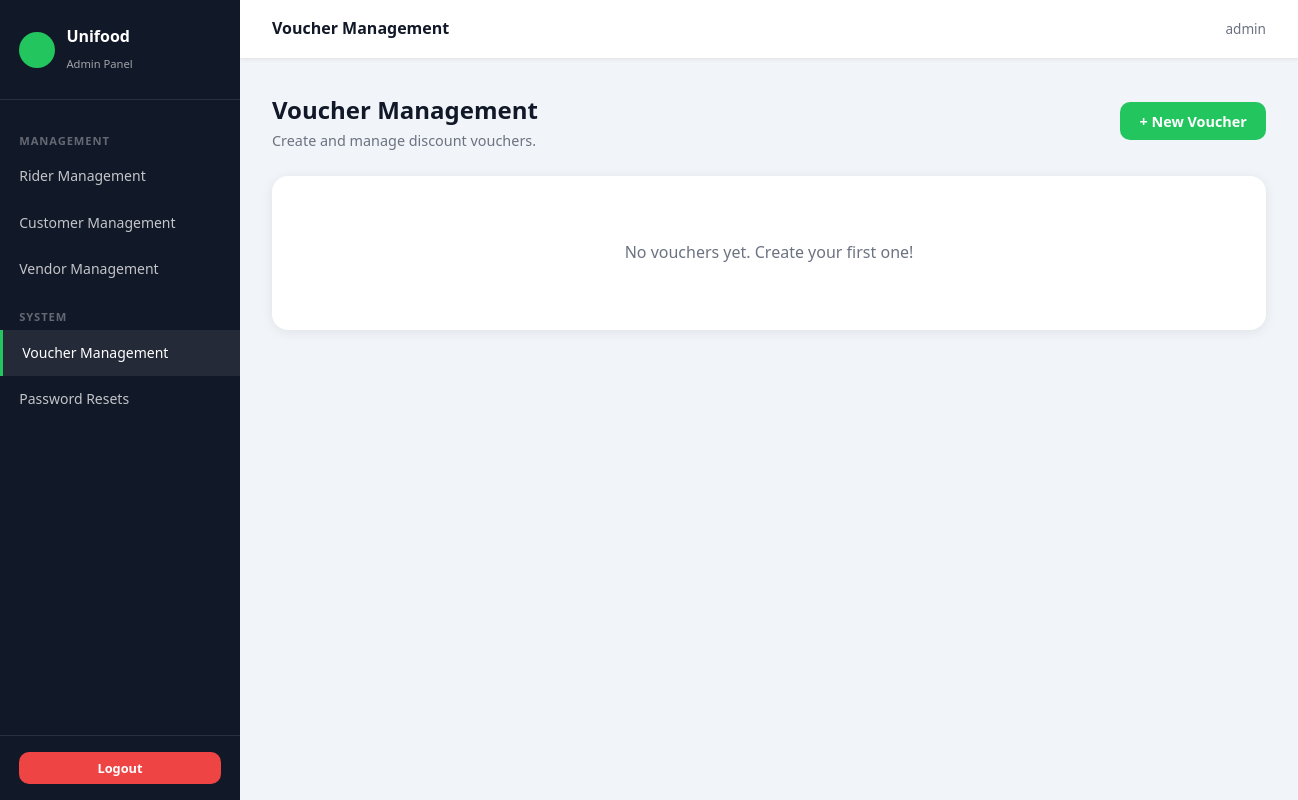
The page /admin/vouchers (signed in) on the database as committed earlier.
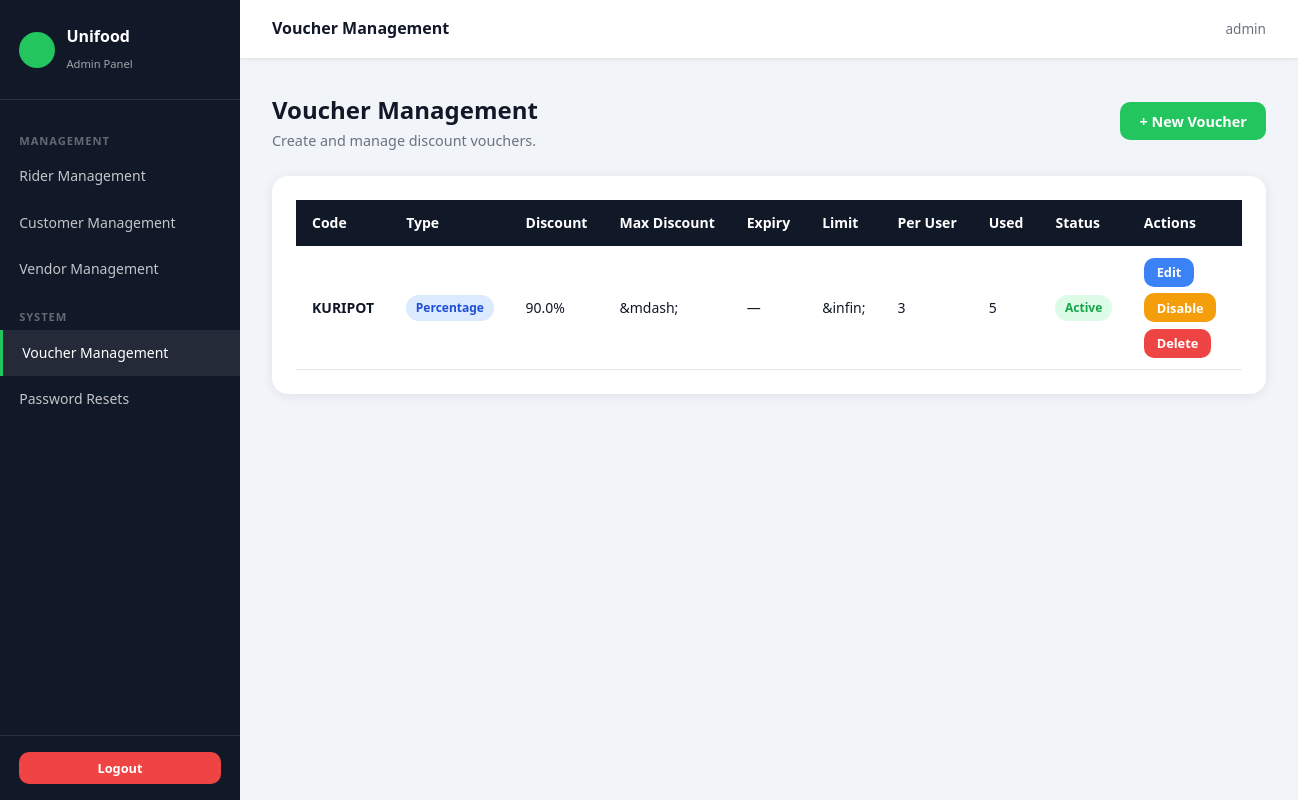
The same page on the database as committed later.
### models.py (models this page shows)
class Voucher(db.Model):
    __tablename__ = 'vouchers'
    id = db.Column(db.Integer, primary_key=True)
    code = db.Column(db.String(50), unique=True, nullable=False)
    discount_value = db.Column(db.Float, nullable=False)
    max_discount = db.Column(db.Float)
    discount_type = db.Column(db.String(20), default='percentage')
    expiration_date = db.Column(db.DateTime)
    global_usage_limit = db.Column(db.Integer)
    per_user_limit = db.Column(db.Integer, default=1)
    is_active = db.Column(db.Boolean, default=True)
    created_at = db.Column(db.DateTime, default=datetime.utcnow)
    usages = db.relationship('VoucherUsage', backref='voucher', lazy=True)

### routes/admin.py (the view)
@admin_bp.route('/vouchers')
@admin_required
def vouchers():
    vouchers_list = Voucher.query.order_by(Voucher.created_at.desc()).all()
    return render_template('admin/vouchers.html', vouchers=vouchers_list, now=datetime.utcnow())

### routes/admin.py (called while the page is built)
def admin_required(f):
    @wraps(f)
    def decorated(*args, **kwargs):
        if 'admin_id' not in session:
            flash('Please log in as admin.', 'error')
            return redirect(url_for('admin.login'))
        return f(*args, **kwargs)
    return decorated

### templates/admin/vouchers.html (shortened to what this page needs)
{% extends 'admin/base.html' %}
{% block page_title %}Voucher Management{% endblock %}
{% block content %}
<div class="page-header flex-between">
  <div>
    <h2>Voucher Management</h2>
    <p>Create and manage discount vouchers.</p>
  </div>
  <button class="btn btn-primary" onclick="openVoucherModal()">+ New Voucher</button>
</div>
<div class="card">
  {% if vouchers %}
  <div class="table-wrap">
    <table>
      <thead>
        <tr>
          <th>Code</th><th>Type</th><th>Discount</th><th>Max Discount</th>
          <th>Expiry</th><th>Limit</th><th>Per User</th><th>Used</th><th>Status</th><th>Actions</th>
        </tr>
      </thead>
      <tbody>
        {% for v in vouchers %}
        {% set is_expired = v.expiration_date and v.expiration_date < now %}
        <tr>
          <td><strong>{{ v.code }}</strong></td>
          <td><span class="badge badge-info">{{ 'Percentage' if v.discount_type == 'percentage' else 'Fixed' }}</span></td>
          <td>{% if v.discount_type == 'percentage' %}{{ v.discount_value }}%{% else %}&#8369;{{ '%.2f'|format(v.discount_value) }}{% endif %}</td>
          <td>{{ '&#8369;%.2f'|format(v.max_discount) if v.max_discount else '&mdash;' }}</td>
          <td>
            {% if v.expiration_date %}
            <span class="{{ 'text-danger' if is_expired else '' }}">
              {{ v.expiration_date.strftime('%b %d, %Y') }}{% if is_expired %} (Expired){% endif %}
            </span>
            {% else %}&mdash;{% endif %}
          </td>
          <td>{{ v.global_usage_limit or '&infin;' }}</td>
          <td>{{ v.per_user_limit or 1 }}</td>
          <td>{{ v.usages|length }}</td>
          <td>
            <span class="badge {% if v.is_active and not is_expired %}badge-success{% else %}badge-danger{% endif %}">
              {% if is_expired %}Expired{% elif v.is_active %}Active{% else %}Disabled{% endif %}
            </span>
          </td>
          <td>
            <div class="actions">
              <button class="btn btn-info btn-sm"
                onclick="openEditModal(
                  {{ v.id }},
                  '{{ v.code }}',
                  '{{ v.discount_type }}',
                  {{ v.discount_value }},
                  {{ v.max_discount or 'null' }},
                  '{{ v.expiration_date.strftime("%Y-%m-%d") if v.expiration_date else "" }}',
                  {{ v.global_usage_limit or 'null' }},
                  {{ v.per_user_limit or 1 }}
                )">Edit</button>
              <form method="POST" action="{{ url_for('admin.voucher_disable', voucher_id=v.id) }}">
                <button class="btn btn-warning btn-sm">{{ 'Disable' if v.is_active else 'Enable' }}</button>
              </form>
              <form method="POST" action="{{ url_for('admin.voucher_delete', voucher_id=v.id) }}"
                    onsubmit="return confirm('Delete this voucher?')">
                <button class="btn btn-danger btn-sm">Delete</button>
              </form>
            </div>
          </td>
        </tr>
        {% endfor %}
      </tbody>
    </table>
  </div>
  {% else %}
  <p class="text-center text-gray" style="padding:2.5rem;">No vouchers yet. Create your first one!</p>
  {% endif %}
</div>
{% endblock %}

### templates/admin/base.html (shortened to what this page needs)
<!DOCTYPE html>
<html lang="en">
<head>
<link rel="stylesheet" href="{{ url_for('static', filename='css/main.css') }}">
</head>
<body>
<div class="admin-layout">  <aside class="sidebar"> <div class="sidebar-logo"> <div class="logo-dot"></div> <span>Unifood<br><small style="font-weight:400;font-size:.7rem;opacity:.6">Admin Panel</small></span> </div> <nav class="sidebar-nav"> <div class="nav-section">Management</div> <a href="{{ url_for('admin.riders') }}" class="{% if 'rider' in request.endpoint %}active{% endif %}"> Rider Management </a> <a href="{{ url_for('admin.customers') }}" class="{% if 'customer' in request.endpoint %}active{% endif %}"> Customer Management </a> <a href="{{ url_for('admin.vendors') }}" class="{% if 'vendor' in request.endpoint %}active{% endif %}"> Vendor Management </a> <div class="nav-section">System</div> <a href="{{ url_for('admin.vouchers') }}" class="{% if 'voucher' in request.endpoint %}active{% endif %}"> Voucher Management </a> <a href="{{ url_for('admin.password_resets') }}" class="{% if 'reset' in request.endpoint %}active{% endif %}"> Password Resets
        {% set pending_count = pending_resets_count if pending_resets_count is defined else 0 %} </a> </nav> <div class="sidebar-footer"> <a href="{{ url_for('admin.logout') }}" class="btn btn-danger btn-sm btn-full"> Logout</a> </div> </aside>  <div class="admin-main"> <header class="admin-topbar"> <div> <strong>{% block page_title %}Dashboard{% endblock %}</strong> </div> <div style="display:flex;align-items:center;gap:.8rem;"> <span style="font-size:.85rem;color:#6b7280;"> {{ session.get('admin_username','Admin') }}</span> </div> </header>   <main class="admin-content"> {% block content %}{% endblock %} </main> </div>
</div>
</body>
</html>

### static/css/main.css (style rules this page uses)
:root { --green: #22c55e; --green-light: #4ade80; --green-pale: #dcfce7; --green-dark: #16a34a; --black: #111827; --gray-dark: #374151; --gray: #6b7280; --gray-light: #e5e7eb; --gray-pale: #f9fafb; --white: #ffffff; --danger: #ef4444; --warning: #f59e0b; --info: #3b82f6; --shadow: 0 2px 12px rgba(0,0,0,.08); --shadow-lg: 0 8px 30px rgba(0,0,0,.12); --radius: 10px; --radius-lg: 16px; }
*, *::before, *::after { box-sizing: border-box; margin: 0; padding: 0; }
html { font-size: 16px; scroll-behavior: smooth; }
body { font-family: 'Segoe UI', system-ui, -apple-system, sans-serif; background: var(--gray-pale); color: var(--black); line-height: 1.6; min-height: 100vh; }
a { color: var(--green-dark); text-decoration: none; }
input, select, textarea, button { font-family: inherit; }
h2 { font-size: 1.5rem; font-weight: 700; }
p { color: var(--gray-dark); }
.btn { display: inline-flex; align-items: center; gap: .4rem; padding: .6rem 1.2rem; border: none; border-radius: var(--radius); font-size: .9rem; font-weight: 600; cursor: pointer; transition: all .2s; white-space: nowrap; }
.btn-primary { background: var(--green); color: var(--white); }
.btn-danger { background: var(--danger); color: var(--white); }
.btn-warning { background: var(--warning); color: var(--white); }
.btn-info { background: var(--info); color: var(--white); }
.btn-sm { padding: .35rem .8rem; font-size: .8rem; }
.btn-full { width: 100%; justify-content: center; }
.card { background: var(--white); border-radius: var(--radius-lg); box-shadow: var(--shadow); padding: 1.5rem; margin-bottom: 1.5rem; }
.badge { display: inline-block; padding: .2rem .6rem; border-radius: 999px; font-size: .75rem; font-weight: 600; text-transform: capitalize; }
.badge-success { background: var(--green-pale); color: var(--green-dark); }
.badge-info { background: #dbeafe; color: #1d4ed8; }
.table-wrap { overflow-x: auto; }
table { width: 100%; border-collapse: collapse; font-size: .875rem; }
thead th { background: var(--black); color: var(--white); padding: .75rem 1rem; text-align: left; font-weight: 600; white-space: nowrap; }
tbody tr { border-bottom: 1px solid var(--gray-light); transition: background .15s; }
tbody td { padding: .7rem 1rem; vertical-align: middle; }
.actions { display: flex; gap: .4rem; flex-wrap: wrap; }
.admin-layout { display: flex; min-height: 100vh; }
.sidebar { width: 240px; background: var(--black); color: var(--white); display: flex; flex-direction: column; flex-shrink: 0; position: fixed; top: 0; left: 0; height: 100vh; overflow-y: auto; z-index: 100; }
.sidebar-logo { padding: 1.5rem 1.2rem; border-bottom: 1px solid rgba(255,255,255,.1); display: flex; align-items: center; gap: .7rem; }
.sidebar-logo .logo-dot { width: 36px; height: 36px; border-radius: 50%; background: var(--green); display: flex; align-items: center; justify-content: center; font-size: 1.1rem; flex-shrink: 0; }
.sidebar-logo span { font-size: 1rem; font-weight: 700; }
.sidebar-nav { flex: 1; padding: 1rem 0; }
.sidebar-nav a { display: flex; align-items: center; gap: .7rem; padding: .75rem 1.2rem; color: rgba(255,255,255,.75); font-size: .875rem; font-weight: 500; transition: all .2s; }
.sidebar-nav a:hover, .sidebar-nav a.active { background: rgba(255,255,255,.08); color: var(--white); border-left: 3px solid var(--green); text-decoration: none; }
.sidebar-nav .nav-section { padding: .5rem 1.2rem .2rem; font-size: .7rem; font-weight: 700; color: rgba(255,255,255,.35); text-transform: uppercase; letter-spacing: .08em; margin-top: .5rem; }
.sidebar-footer { padding: 1rem 1.2rem; border-top: 1px solid rgba(255,255,255,.1); }
.admin-main { margin-left: 240px; flex: 1; display: flex; flex-direction: column; }
.admin-topbar { background: var(--white); padding: 1rem 2rem; border-bottom: 1px solid var(--gray-light); display: flex; align-items: center; justify-content: space-between; position: sticky; top: 0; z-index: 99; box-shadow: 0 1px 4px rgba(0,0,0,.06); }
.admin-content { padding: 2rem; flex: 1; }
.page-header { margin-bottom: 1.5rem; }
.page-header h2 { color: var(--black); }
.page-header p { color: var(--gray); font-size: .9rem; }
.flex-between { display: flex; justify-content: space-between; align-items: center; }

### templates/admin/base.html (style rules this page uses)
body { background: #f1f5f9; }

Rows that differ between the two databases and show on the page:
added Voucher: code "KURIPOT", discount_type "Percentage", discount_value "90.0", max_discount "&mdash;", global_usage_limit "&infin;", per_user_limit "3", usages|length "5", shows "Active", is_active "Disable"
Other text that changed with them:
text no longer shown: "No vouchers yet. Create your first one!"
text now shown: "Code Type Discount Max Discount Expiry Limit Per User Used Status Actions"
